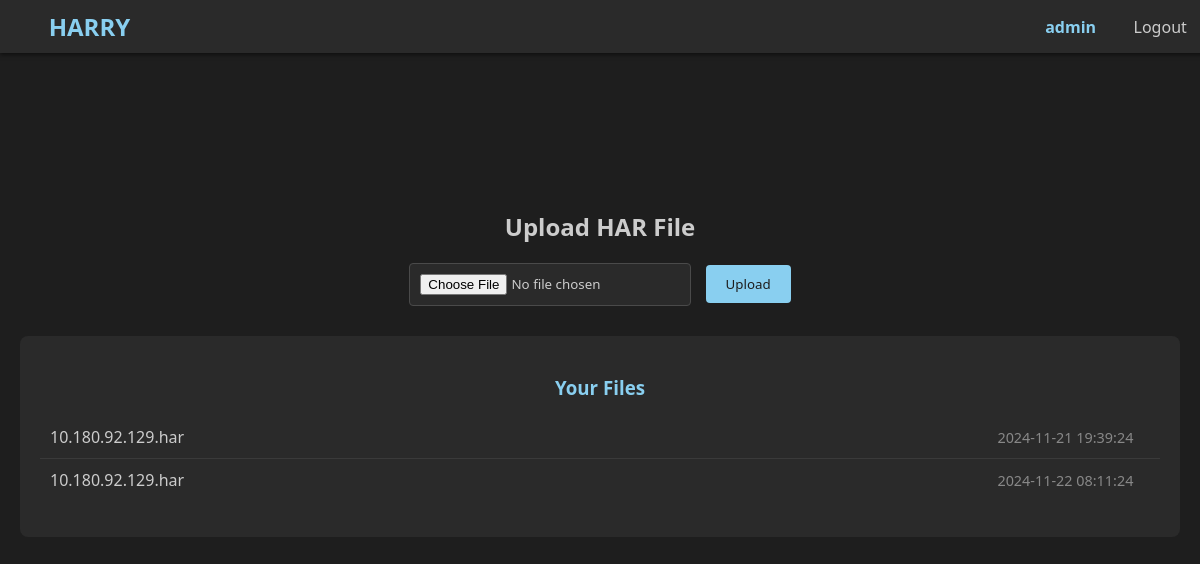
The page / (signed in) on the database as committed earlier.
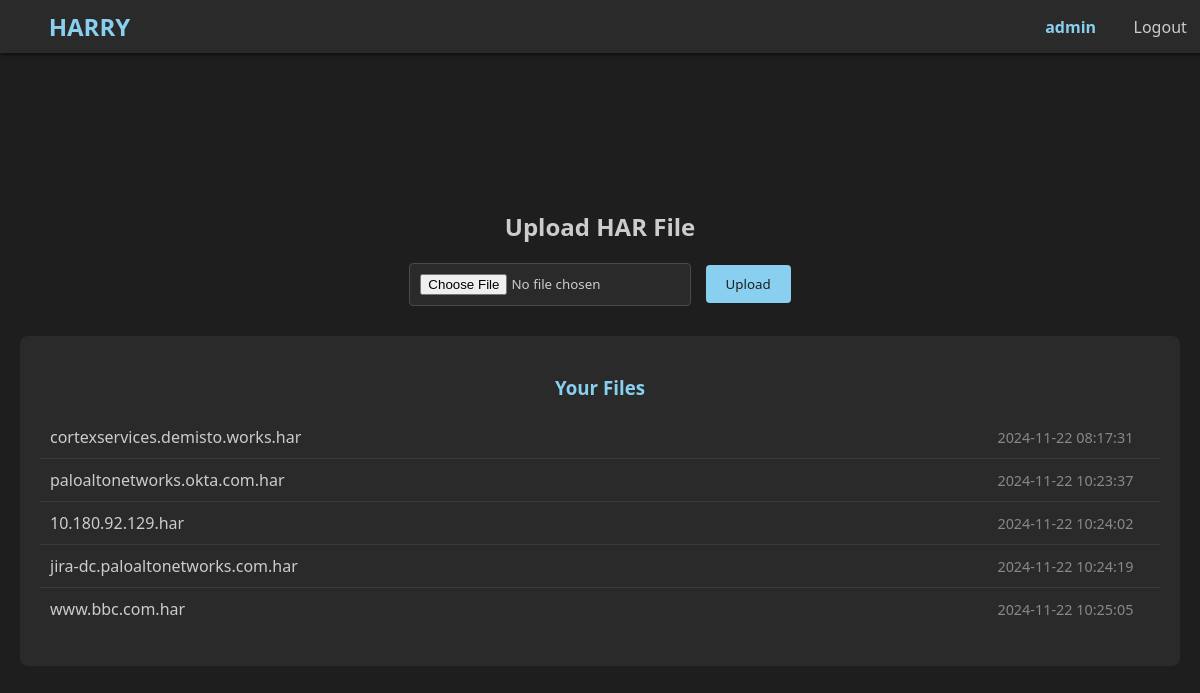
The same page on the database as committed later.
### models.py (models this page shows, shortened)
class User(UserMixin, db.Model):
    id = db.Column(db.Integer, primary_key=True)
    username = db.Column(db.String(80), unique=True, nullable=False)
    email = db.Column(db.String(120), unique=True, nullable=False)
    password_hash = db.Column(db.String(128))
    har_files = db.relationship('HARFile', backref='user', lazy=True)

class HARFile(db.Model):
    id = db.Column(db.Integer, primary_key=True)
    filename = db.Column(db.String(255), nullable=False)
    upload_date = db.Column(db.DateTime, nullable=False, default=datetime.utcnow)
    user_id = db.Column(db.Integer, db.ForeignKey('user.id'), nullable=False)

### app.py (the view, shortened to what this page needs)
@app.route('/', methods=['GET', 'POST'])
@login_required
def upload_file():
    user_files = get_user_files(current_user.id)
    return render_template('upload.html', app_name='HARRY', files=user_files)

### app.py (called while the page is built)
@login_manager.user_loader
def load_user(user_id):
    return User.query.get(int(user_id))

def get_user_files(user_id):
    return HARFile.query.filter_by(user_id=user_id).all()

### templates/upload.html
{% extends "base.html" %}
{% block content %}
<div class="upload-container">
    <h2>Upload HAR File</h2>
    <form method="post" enctype="multipart/form-data">
        <input type="file" name="harfile" accept=".har" aria-label="Upload HAR File" required>
        <input type="submit" value="Upload">
    </form>
    {% if files %}
    <div class="files-list">
        <h3>Your Files</h3>
        <ul id="files-list">
            {% for file in files %}
            <li>
                <a href="{{ url_for('requests_page', filename=file.filename) }}">
                    {{ file.filename }}
                </a>
                <div class="file-actions">
                    <span class="upload-date">{{ file.upload_date.strftime('%Y-%m-%d %H:%M:%S') }}</span>
                    <i class="fas fa-trash delete-btn"
                   data-filename="{{ file.filename }}"
                   title="Delete file"></i>
                </div>
            </li>
            {% endfor %}
        </ul>
    </div>
    {% endif %}</div>
{% endblock %}

### templates/base.html (shortened to what this page needs)
<!DOCTYPE html>
<html lang="en">
<head>
    <link rel="stylesheet" href="{{ url_for('static', filename='css/style.css') }}">
    <link href="https://cdnjs.cloudflare.com/ajax/libs/prism/1.29.0/themes/prism-okaidia.min.css" rel="stylesheet" />
    <link rel="stylesheet" href="https://cdnjs.cloudflare.com/ajax/libs/font-awesome/6.4.0/css/all.min.css">
</head>
<body>
    <header>
        <div class="header-left">
            <h1>
                <i class="fas fa-glasses"></i>
                <a href="{{ url_for('upload_file') }}">{{ app_name }}</a>
            </h1>
        </div>
        {% if current_user.is_authenticated %}
        <div class="header-center">
            <span class="username">{{ current_user.username }}</span>
            <a href="{{ url_for('logout') }}" class="logout-btn">
                <i class="fas fa-sign-out-alt"></i> Logout
            </a>
        </div>
        {% endif %}
    </header>
    <div class="container">
        {% block content %}{% endblock %}
    </div>
</body>
</html>

### static/css/style.css (style rules this page uses)
body { font-family: 'Segoe UI', Tahoma, Geneva, Verdana, sans-serif; background-color: #1E1E1E; color: #CCCCCC; margin: 0; padding-top: 60px; }
.container { margin: 20px; }
header { position: fixed; top: 0; width: 100%; background-color: #2A2A2A; padding: 10px 20px; box-shadow: 0 2px 4px rgba(0,0,0,0.5); z-index: 1000; display: flex; align-items: center; }
.header-left h1 { margin: 0; font-size: 1.5em; display: flex; align-items: center; }
.header-left h1 a { text-decoration: none; color: #89CFF0; }
.header-left h1 i { color: #89CFF0; margin-right: 10px; }
.upload-container { text-align: center; margin-top: 150px; }
.upload-container h2 { color: #CCCCCC; }
form { margin-top: 20px; }
input[type="file"] { padding: 10px; border: 1px solid #4A4A4A; border-radius: 4px; background-color: #2A2A2A; color: #CCCCCC; margin-right: 10px; }
input[type="submit"] { padding: 10px 20px; background-color: #89CFF0; color: #1E1E1E; border: none; border-radius: 4px; cursor: pointer; transition: background-color 0.3s ease; }
input, select, button { font-family: 'Segoe UI', Tahoma, Geneva, Verdana, sans-serif; background-color: #3A3A3A; color: #CCCCCC; border: 1px solid #4A4A4A; padding: 8px; border-radius: 4px; }
.files-list { margin-top: 30px; background-color: #2A2A2A; padding: 20px; border-radius: 8px; }
.files-list h3 { color: #89CFF0; margin-bottom: 15px; }
.files-list ul { list-style: none; padding: 0; }
.files-list li { padding: 10px; border-bottom: 1px solid #3A3A3A; display: flex; justify-content: space-between; align-items: center; }
.files-list li:last-child { border-bottom: none; }
.files-list a { color: #CCCCCC; text-decoration: none; }
.upload-date { color: #888888; font-size: 0.9em; }
.username { color: #89CFF0; font-weight: bold; }
.logout-btn { color: #CCCCCC; text-decoration: none; display: flex; align-items: center; gap: 5px; transition: color 0.3s ease; }
.delete-btn { color: #FF6961; cursor: pointer; transition: color 0.3s ease; }
header { justify-content: space-between; }
.header-center { display: flex; align-items: right; gap: 20px; position: absolute; left: 90%; transform: translateX(-50%); }

Rows that differ between the two databases and show on the page:
removed HARFile: filename "10.180.92.129.har", upload_date "2024-11-21 19:39:24"
removed HARFile: filename "10.180.92.129.har", upload_date "2024-11-22 08:11:24"
added HARFile: filename "cortexservices.demisto.works.har", upload_date "2024-11-22 08:17:31"
added HARFile: filename "paloaltonetworks.okta.com.har", upload_date "2024-11-22 10:23:37"
added HARFile: filename "10.180.92.129.har", upload_date "2024-11-22 10:24:02"
added HARFile: filename "jira-dc.paloaltonetworks.com.har", upload_date "2024-11-22 10:24:19"
added HARFile: filename "www.bbc.com.har", upload_date "2024-11-22 10:25:05"
